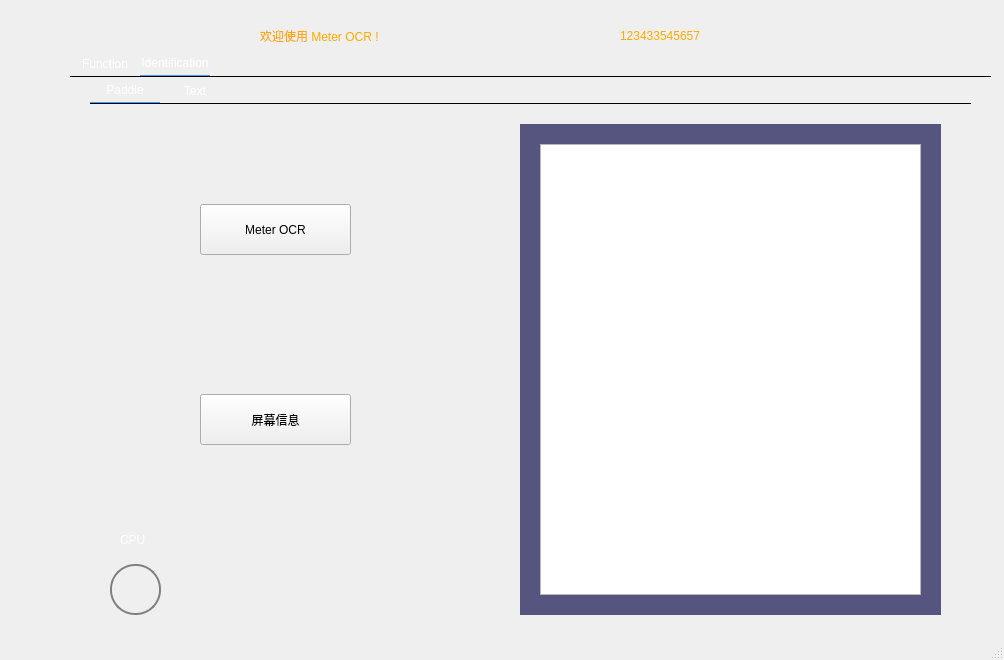
<?xml version="1.0" encoding="UTF-8"?>
<ui version="4.0">
 <class>MainWindow</class>
 <widget class="QMainWindow" name="MainWindow">
  <property name="geometry">
   <rect>
    <x>0</x>
    <y>0</y>
    <width>1004</width>
    <height>660</height>
   </rect>
  </property>
  <property name="windowTitle">
   <string>MainWindow</string>
  </property>
  <widget class="QWidget" name="centralwidget">
   <widget class="QLabel" name="label">
    <property name="geometry">
     <rect>
      <x>-60</x>
      <y>-40</y>
      <width>1121</width>
      <height>721</height>
     </rect>
    </property>
    <property name="text">
     <string/>
    </property>
    <property name="pixmap">
     <pixmap>res/background.png</pixmap>
    </property>
    <property name="scaledContents">
     <bool>true</bool>
    </property>
   </widget>
   <widget class="QTabWidget" name="tabWidget">
    <property name="geometry">
     <rect>
      <x>70</x>
      <y>50</y>
      <width>921</width>
      <height>581</height>
     </rect>
    </property>
    <property name="styleSheet">
     <string notr="true">QTabWidget::pane{
min-width:70px;
min-height:25px;
border-top: 1px solid;

}

QTabBar::tab {

min-width:70px;

min-height:25px;

color: white;

font:15px &quot;Microsoft YaHei&quot;;

border: 0px solid;



}

QTabBar::tab:selected{

min-width:70px;

min-height:25px;
color: white;

font:16px &quot;Microsoft YaHei&quot;;

border: 0px solid;

border-bottom: 1px solid;

border-color: #4796f0
;

}</string>
    </property>
    <property name="currentIndex">
     <number>1</number>
    </property>
    <property name="iconSize">
     <size>
      <width>20</width>
      <height>16</height>
     </size>
    </property>
    <widget class="QWidget" name="tab">
     <attribute name="title">
      <string>Function</string>
     </attribute>
     <widget class="QTabWidget" name="tabWidget_3">
      <property name="geometry">
       <rect>
        <x>20</x>
        <y>0</y>
        <width>881</width>
        <height>541</height>
       </rect>
      </property>
      <property name="styleSheet">
       <string notr="true">QTabWidget::pane{
min-width:70px;
min-height:25px;
border-top: 1px solid;

}

QTabBar::tab {

min-width:70px;

min-height:25px;

color: white;

font:14px &quot;Microsoft YaHei&quot;;

border: 0px solid;



}

QTabBar::tab:selected{

min-width:70px;

min-height:25px;
color: white;

font:15px &quot;Microsoft YaHei&quot;;

border: 0px solid;

border-bottom: 1px solid;

border-color: #4796f0;

}</string>
      </property>
      <property name="currentIndex">
       <number>1</number>
      </property>
      <widget class="QWidget" name="tab_9">
       <attribute name="title">
        <string>Camera</string>
       </attribute>
       <widget class="QLineEdit" name="lineEdit">
        <property name="geometry">
         <rect>
          <x>0</x>
          <y>20</y>
          <width>91</width>
          <height>31</height>
         </rect>
        </property>
        <property name="styleSheet">
         <string notr="true">background-color: rgb(49, 54, 98);
font-family:微软雅黑;
color:white;</string>
        </property>
       </widget>
       <widget class="QPushButton" name="pushButton">
        <property name="geometry">
         <rect>
          <x>80</x>
          <y>20</y>
          <width>111</width>
          <height>31</height>
         </rect>
        </property>
        <property name="styleSheet">
         <string notr="true">QPushButton {	
	font-family:微软雅黑;
	border-image: url(:/newPrefix/search_button.png);
}
QPushButton:hover {
	border-image: url(:/newPrefix/search_button_2.png);
}
QPushButton:pressed {	
	border-image: url(:/newPrefix/search_button.png);
}
</string>
        </property>
        <property name="text">
         <string>实时拍摄</string>
        </property>
        <property name="icon">
         <iconset>
          <normaloff>res/camera.png</normaloff>res/camera.png</iconset>
        </property>
        <property name="iconSize">
         <size>
          <width>29</width>
          <height>31</height>
         </size>
        </property>
       </widget>
       <widget class="QPushButton" name="btn_open_camera">
        <property name="geometry">
         <rect>
          <x>150</x>
          <y>70</y>
          <width>151</width>
          <height>31</height>
         </rect>
        </property>
        <property name="sizePolicy">
         <sizepolicy hsizetype="Minimum" vsizetype="Expanding">
          <horstretch>0</horstretch>
          <verstretch>0</verstretch>
         </sizepolicy>
        </property>
        <property name="minimumSize">
         <size>
          <width>0</width>
          <height>0</height>
         </size>
        </property>
        <property name="maximumSize">
         <size>
          <width>16777215</width>
          <height>16777215</height>
         </size>
        </property>
        <property name="toolTip">
         <string>Close</string>
        </property>
        <property name="styleSheet">
         <string notr="true">QPushButton {	
	color:white;
	font-family:微软雅黑;
	border: 1px solid #A7A8B6;
	background-color:transparent;
}
QPushButton:hover {
	background-color:transparent;
	border: 1px solid #FFFFFF;
}
QPushButton:pressed {	
	border: 1px solid #A7A8B6;
}</string>
        </property>
        <property name="text">
         <string>打开摄像头</string>
        </property>
       </widget>
       <widget class="QPushButton" name="btn_capture_frame">
        <property name="geometry">
         <rect>
          <x>610</x>
          <y>70</y>
          <width>151</width>
          <height>31</height>
         </rect>
        </property>
        <property name="sizePolicy">
         <sizepolicy hsizetype="Minimum" vsizetype="Expanding">
          <horstretch>0</horstretch>
          <verstretch>0</verstretch>
         </sizepolicy>
        </property>
        <property name="minimumSize">
         <size>
          <width>0</width>
          <height>0</height>
         </size>
        </property>
        <property name="maximumSize">
         <size>
          <width>16777215</width>
          <height>16777215</height>
         </size>
        </property>
        <property name="toolTip">
         <string>Close</string>
        </property>
        <property name="styleSheet">
         <string notr="true">QPushButton {	
	color:white;
	font-family:微软雅黑;
	border: 1px solid #A7A8B6;
	background-color:transparent;
}
QPushButton:hover {
	background-color:transparent;
	border: 1px solid #FFFFFF;
}
QPushButton:pressed {	
	border: 1px solid #A7A8B6;
}</string>
        </property>
        <property name="text">
         <string>捕获帧</string>
        </property>
       </widget>
       <widget class="QLabel" name="camera">
        <property name="geometry">
         <rect>
          <x>70</x>
          <y>130</y>
          <width>321</width>
          <height>331</height>
         </rect>
        </property>
        <property name="text">
         <string/>
        </property>
       </widget>
       <widget class="QLabel" name="photo">
        <property name="geometry">
         <rect>
          <x>480</x>
          <y>130</y>
          <width>321</width>
          <height>331</height>
         </rect>
        </property>
        <property name="text">
         <string/>
        </property>
       </widget>
       <widget class="QLabel" name="label_20">
        <property name="geometry">
         <rect>
          <x>30</x>
          <y>110</y>
          <width>401</width>
          <height>401</height>
         </rect>
        </property>
        <property name="styleSheet">
         <string notr="true"/>
        </property>
        <property name="text">
         <string/>
        </property>
        <property name="pixmap">
         <pixmap>../../../pyqt5/Bilibili文件源码 + 资源/CSGO_仿B5平台界面/res/bk.png</pixmap>
        </property>
       </widget>
       <widget class="QLabel" name="label_21">
        <property name="geometry">
         <rect>
          <x>440</x>
          <y>110</y>
          <width>441</width>
          <height>401</height>
         </rect>
        </property>
        <property name="styleSheet">
         <string notr="true"/>
        </property>
        <property name="text">
         <string/>
        </property>
        <property name="pixmap">
         <pixmap>../../../pyqt5/Bilibili文件源码 + 资源/CSGO_仿B5平台界面/res/bk.png</pixmap>
        </property>
       </widget>
      </widget>
      <widget class="QWidget" name="tab_10">
       <attribute name="title">
        <string>Photo</string>
       </attribute>
       <widget class="QLabel" name="label_4">
        <property name="geometry">
         <rect>
          <x>110</x>
          <y>60</y>
          <width>61</width>
          <height>51</height>
         </rect>
        </property>
        <property name="text">
         <string/>
        </property>
        <property name="pixmap">
         <pixmap>res/slideshow.png</pixmap>
        </property>
        <property name="scaledContents">
         <bool>true</bool>
        </property>
       </widget>
       <widget class="QPushButton" name="btn_open_image">
        <property name="geometry">
         <rect>
          <x>70</x>
          <y>110</y>
          <width>141</width>
          <height>31</height>
         </rect>
        </property>
        <property name="sizePolicy">
         <sizepolicy hsizetype="Minimum" vsizetype="Expanding">
          <horstretch>0</horstretch>
          <verstretch>0</verstretch>
         </sizepolicy>
        </property>
        <property name="minimumSize">
         <size>
          <width>0</width>
          <height>0</height>
         </size>
        </property>
        <property name="maximumSize">
         <size>
          <width>16777215</width>
          <height>16777215</height>
         </size>
        </property>
        <property name="toolTip">
         <string>Close</string>
        </property>
        <property name="styleSheet">
         <string notr="true">QPushButton {	
	color:white;
	font-family:微软雅黑;
	border: 1px solid #A7A8B6;
	background-color:transparent;
}
QPushButton:hover {
	background-color:transparent;
	border: 1px solid #FFFFFF;
}
QPushButton:pressed {	
	border: 1px solid #A7A8B6;
}</string>
        </property>
        <property name="text">
         <string>打开图片</string>
        </property>
       </widget>
       <widget class="QLabel" name="image">
        <property name="geometry">
         <rect>
          <x>320</x>
          <y>40</y>
          <width>471</width>
          <height>441</height>
         </rect>
        </property>
        <property name="styleSheet">
         <string notr="true"/>
        </property>
        <property name="text">
         <string/>
        </property>
        <property name="pixmap">
         <pixmap>../../../pyqt5/Bilibili文件源码 + 资源/CSGO_仿B5平台界面/res/bk.png</pixmap>
        </property>
       </widget>
       <widget class="QLabel" name="image_board">
        <property name="geometry">
         <rect>
          <x>323</x>
          <y>41</y>
          <width>471</width>
          <height>441</height>
         </rect>
        </property>
        <property name="text">
         <string/>
        </property>
       </widget>
      </widget>
     </widget>
    </widget>
    <widget class="QWidget" name="tab_2">
     <attribute name="title">
      <string>Identification</string>
     </attribute>
     <widget class="QTabWidget" name="tabWidget_2">
      <property name="geometry">
       <rect>
        <x>20</x>
        <y>0</y>
        <width>881</width>
        <height>551</height>
       </rect>
      </property>
      <property name="styleSheet">
       <string notr="true">QTabWidget::pane{
min-width:70px;
min-height:25px;
border-top: 1px solid;

}

QTabBar::tab {

min-width:70px;

min-height:25px;

color: white;

font:14px &quot;Microsoft YaHei&quot;;

border: 0px solid;



}

QTabBar::tab:selected{

min-width:70px;

min-height:25px;
color: white;

font:15px &quot;Microsoft YaHei&quot;;

border: 0px solid;

border-bottom: 1px solid;

border-color: #4796f0;

}</string>
      </property>
      <property name="currentIndex">
       <number>0</number>
      </property>
      <widget class="QWidget" name="tab_3">
       <attribute name="title">
        <string>Paddle</string>
       </attribute>
       <widget class="QPushButton" name="btn_meter_ocr">
        <property name="geometry">
         <rect>
          <x>110</x>
          <y>100</y>
          <width>151</width>
          <height>51</height>
         </rect>
        </property>
        <property name="sizePolicy">
         <sizepolicy hsizetype="Minimum" vsizetype="Expanding">
          <horstretch>0</horstretch>
          <verstretch>0</verstretch>
         </sizepolicy>
        </property>
        <property name="minimumSize">
         <size>
          <width>0</width>
          <height>0</height>
         </size>
        </property>
        <property name="maximumSize">
         <size>
          <width>16777215</width>
          <height>16777215</height>
         </size>
        </property>
        <property name="toolTip">
         <string>Close</string>
        </property>
        <property name="styleSheet">
         <string notr="true">QPushButton {	
	font: 10pt &quot;楷体&quot;;
	font-family:微软雅黑;
	border-image: url(:/newPrefix/button2.png);
}
QPushButton:hover {
	border-image: url(:/newPrefix/button.png);
}
QPushButton:pressed {	
	border-image: url(:/newPrefix/button2.png);
}</string>
        </property>
        <property name="text">
         <string>Meter OCR</string>
        </property>
       </widget>
       <widget class="QPushButton" name="pushButton_4">
        <property name="geometry">
         <rect>
          <x>20</x>
          <y>460</y>
          <width>51</width>
          <height>51</height>
         </rect>
        </property>
        <property name="styleSheet">
         <string notr="true">QPushButton{
	background-color: qconicalgradient(cx:0.5, cy:0.5, angle:0, 		stop:0.1 rgba(85, 170, 255, 255), stop:0.09 rgba(255, 255, 255, 255));
	border-radius: 25px;
	border: 2px solid gray;
}
QPushButton:hover{                    
	border:2px solid gray;
}
QPushButton:pressed{
	border: 2px solid gray;
}</string>
        </property>
        <property name="text">
         <string/>
        </property>
       </widget>
       <widget class="QLabel" name="label_8">
        <property name="geometry">
         <rect>
          <x>30</x>
          <y>420</y>
          <width>81</width>
          <height>31</height>
         </rect>
        </property>
        <property name="styleSheet">
         <string notr="true">color:white;
font: 11pt &quot;AcadEref&quot;;
font-family:微软雅黑;</string>
        </property>
        <property name="text">
         <string>CPU</string>
        </property>
       </widget>
       <widget class="QLabel" name="label_5">
        <property name="geometry">
         <rect>
          <x>80</x>
          <y>70</y>
          <width>51</width>
          <height>61</height>
         </rect>
        </property>
        <property name="text">
         <string/>
        </property>
        <property name="pixmap">
         <pixmap>res/触屏.png</pixmap>
        </property>
        <property name="scaledContents">
         <bool>true</bool>
        </property>
       </widget>
       <widget class="QLabel" name="label_7">
        <property name="geometry">
         <rect>
          <x>430</x>
          <y>20</y>
          <width>421</width>
          <height>491</height>
         </rect>
        </property>
        <property name="styleSheet">
         <string notr="true">background-color: rgb(85, 85, 127);</string>
        </property>
        <property name="text">
         <string/>
        </property>
       </widget>
       <widget class="QTextEdit" name="text_meterocr">
        <property name="geometry">
         <rect>
          <x>450</x>
          <y>40</y>
          <width>381</width>
          <height>451</height>
         </rect>
        </property>
        <property name="html">
         <string>&lt;!DOCTYPE HTML PUBLIC &quot;-//W3C//DTD HTML 4.0//EN&quot; &quot;http://www.w3.org/TR/REC-html40/strict.dtd&quot;&gt;
&lt;html&gt;&lt;head&gt;&lt;meta name=&quot;qrichtext&quot; content=&quot;1&quot; /&gt;&lt;meta charset=&quot;utf-8&quot; /&gt;&lt;style type=&quot;text/css&quot;&gt;
p, li { white-space: pre-wrap; }
hr { height: 1px; border-width: 0; }
li.unchecked::marker { content: &quot;\2610&quot;; }
li.checked::marker { content: &quot;\2612&quot;; }
&lt;/style&gt;&lt;/head&gt;&lt;body style=&quot; font-family:'Microsoft YaHei UI'; font-size:9pt; font-weight:400; font-style:normal;&quot;&gt;
&lt;p style=&quot;-qt-paragraph-type:empty; margin-top:0px; margin-bottom:0px; margin-left:0px; margin-right:0px; -qt-block-indent:0; text-indent:0px; font-family:'SimSun';&quot;&gt;&lt;br /&gt;&lt;/p&gt;&lt;/body&gt;&lt;/html&gt;</string>
        </property>
       </widget>
       <widget class="QPushButton" name="btn_screen_information">
        <property name="geometry">
         <rect>
          <x>110</x>
          <y>290</y>
          <width>151</width>
          <height>51</height>
         </rect>
        </property>
        <property name="sizePolicy">
         <sizepolicy hsizetype="Minimum" vsizetype="Expanding">
          <horstretch>0</horstretch>
          <verstretch>0</verstretch>
         </sizepolicy>
        </property>
        <property name="minimumSize">
         <size>
          <width>0</width>
          <height>0</height>
         </size>
        </property>
        <property name="maximumSize">
         <size>
          <width>16777215</width>
          <height>16777215</height>
         </size>
        </property>
        <property name="toolTip">
         <string>Close</string>
        </property>
        <property name="styleSheet">
         <string notr="true">QPushButton {	
	font: 10pt &quot;楷体&quot;;
	font-family:微软雅黑;
	border-image: url(:/newPrefix/button2.png);
}
QPushButton:hover {
	border-image: url(:/newPrefix/button.png);
}
QPushButton:pressed {	
	border-image: url(:/newPrefix/button2.png);
}</string>
        </property>
        <property name="text">
         <string>屏幕信息</string>
        </property>
       </widget>
       <widget class="QLabel" name="label_6">
        <property name="geometry">
         <rect>
          <x>80</x>
          <y>260</y>
          <width>51</width>
          <height>61</height>
         </rect>
        </property>
        <property name="text">
         <string/>
        </property>
        <property name="pixmap">
         <pixmap>res/触屏.png</pixmap>
        </property>
        <property name="scaledContents">
         <bool>true</bool>
        </property>
       </widget>
       <widget class="QLabel" name="label_16">
        <property name="geometry">
         <rect>
          <x>0</x>
          <y>0</y>
          <width>511</width>
          <height>521</height>
         </rect>
        </property>
        <property name="styleSheet">
         <string notr="true"/>
        </property>
        <property name="text">
         <string/>
        </property>
        <property name="pixmap">
         <pixmap>../../../pyqt5/Bilibili文件源码 + 资源/CSGO_仿B5平台界面/res/bk.png</pixmap>
        </property>
       </widget>
       <widget class="QLabel" name="label_18">
        <property name="geometry">
         <rect>
          <x>510</x>
          <y>0</y>
          <width>381</width>
          <height>521</height>
         </rect>
        </property>
        <property name="styleSheet">
         <string notr="true"/>
        </property>
        <property name="text">
         <string/>
        </property>
        <property name="pixmap">
         <pixmap>../../../pyqt5/Bilibili文件源码 + 资源/CSGO_仿B5平台界面/res/bk.png</pixmap>
        </property>
       </widget>
       <zorder>label_16</zorder>
       <zorder>label_18</zorder>
       <zorder>label_7</zorder>
       <zorder>btn_meter_ocr</zorder>
       <zorder>pushButton_4</zorder>
       <zorder>label_8</zorder>
       <zorder>label_5</zorder>
       <zorder>text_meterocr</zorder>
       <zorder>btn_screen_information</zorder>
       <zorder>label_6</zorder>
      </widget>
      <widget class="QWidget" name="tab_4">
       <attribute name="title">
        <string>Text</string>
       </attribute>
       <widget class="QLabel" name="label_14">
        <property name="geometry">
         <rect>
          <x>820</x>
          <y>470</y>
          <width>31</width>
          <height>31</height>
         </rect>
        </property>
        <property name="styleSheet">
         <string notr="true"/>
        </property>
        <property name="text">
         <string/>
        </property>
        <property name="pixmap">
         <pixmap>../../../pyqt5/Bilibili文件源码 + 资源/CSGO_仿B5平台界面/res/yx.png</pixmap>
        </property>
       </widget>
       <widget class="QLabel" name="label_15">
        <property name="geometry">
         <rect>
          <x>350</x>
          <y>470</y>
          <width>31</width>
          <height>31</height>
         </rect>
        </property>
        <property name="styleSheet">
         <string notr="true"/>
        </property>
        <property name="text">
         <string/>
        </property>
        <property name="pixmap">
         <pixmap>../../../pyqt5/Bilibili文件源码 + 资源/CSGO_仿B5平台界面/res/zx.png</pixmap>
        </property>
       </widget>
       <widget class="QLabel" name="label_13">
        <property name="geometry">
         <rect>
          <x>350</x>
          <y>19</y>
          <width>31</width>
          <height>31</height>
         </rect>
        </property>
        <property name="styleSheet">
         <string notr="true"/>
        </property>
        <property name="text">
         <string/>
        </property>
        <property name="pixmap">
         <pixmap>../../../pyqt5/Bilibili文件源码 + 资源/CSGO_仿B5平台界面/res/zs.png</pixmap>
        </property>
       </widget>
       <widget class="QLabel" name="label_12">
        <property name="geometry">
         <rect>
          <x>820</x>
          <y>20</y>
          <width>31</width>
          <height>31</height>
         </rect>
        </property>
        <property name="styleSheet">
         <string notr="true"/>
        </property>
        <property name="text">
         <string/>
        </property>
        <property name="pixmap">
         <pixmap>../../../pyqt5/Bilibili文件源码 + 资源/CSGO_仿B5平台界面/res/ys.png</pixmap>
        </property>
       </widget>
       <widget class="QLabel" name="label_10">
        <property name="geometry">
         <rect>
          <x>340</x>
          <y>10</y>
          <width>531</width>
          <height>501</height>
         </rect>
        </property>
        <property name="styleSheet">
         <string notr="true"/>
        </property>
        <property name="text">
         <string/>
        </property>
        <property name="pixmap">
         <pixmap>../../../pyqt5/Bilibili文件源码 + 资源/CSGO_仿B5平台界面/res/bk.png</pixmap>
        </property>
       </widget>
       <widget class="QLabel" name="label_11">
        <property name="geometry">
         <rect>
          <x>360</x>
          <y>30</y>
          <width>481</width>
          <height>461</height>
         </rect>
        </property>
        <property name="styleSheet">
         <string notr="true"/>
        </property>
        <property name="text">
         <string/>
        </property>
        <property name="pixmap">
         <pixmap>../../../pyqt5/Bilibili文件源码 + 资源/CSGO_仿B5平台界面/res/bk.png</pixmap>
        </property>
       </widget>
       <widget class="QLabel" name="label_9">
        <property name="geometry">
         <rect>
          <x>0</x>
          <y>250</y>
          <width>311</width>
          <height>171</height>
         </rect>
        </property>
        <property name="styleSheet">
         <string notr="true">font: 28pt &quot;隶书&quot;;
color: rgb(0, 170, 255);</string>
        </property>
        <property name="text">
         <string> 感谢使用！</string>
        </property>
       </widget>
       <widget class="QTextEdit" name="text_data_ocr">
        <property name="geometry">
         <rect>
          <x>370</x>
          <y>40</y>
          <width>461</width>
          <height>441</height>
         </rect>
        </property>
        <property name="html">
         <string>&lt;!DOCTYPE HTML PUBLIC &quot;-//W3C//DTD HTML 4.0//EN&quot; &quot;http://www.w3.org/TR/REC-html40/strict.dtd&quot;&gt;
&lt;html&gt;&lt;head&gt;&lt;meta name=&quot;qrichtext&quot; content=&quot;1&quot; /&gt;&lt;meta charset=&quot;utf-8&quot; /&gt;&lt;style type=&quot;text/css&quot;&gt;
p, li { white-space: pre-wrap; }
hr { height: 1px; border-width: 0; }
li.unchecked::marker { content: &quot;\2610&quot;; }
li.checked::marker { content: &quot;\2612&quot;; }
&lt;/style&gt;&lt;/head&gt;&lt;body style=&quot; font-family:'Microsoft YaHei UI'; font-size:9pt; font-weight:400; font-style:normal;&quot;&gt;
&lt;p style=&quot;-qt-paragraph-type:empty; margin-top:0px; margin-bottom:0px; margin-left:0px; margin-right:0px; -qt-block-indent:0; text-indent:0px; font-family:'SimSun';&quot;&gt;&lt;br /&gt;&lt;/p&gt;&lt;/body&gt;&lt;/html&gt;</string>
        </property>
       </widget>
       <widget class="QLabel" name="label_17">
        <property name="geometry">
         <rect>
          <x>30</x>
          <y>70</y>
          <width>51</width>
          <height>61</height>
         </rect>
        </property>
        <property name="text">
         <string/>
        </property>
        <property name="pixmap">
         <pixmap>res/触屏.png</pixmap>
        </property>
        <property name="scaledContents">
         <bool>true</bool>
        </property>
       </widget>
       <widget class="QPushButton" name="btn_historical_data">
        <property name="geometry">
         <rect>
          <x>60</x>
          <y>100</y>
          <width>151</width>
          <height>51</height>
         </rect>
        </property>
        <property name="sizePolicy">
         <sizepolicy hsizetype="Minimum" vsizetype="Expanding">
          <horstretch>0</horstretch>
          <verstretch>0</verstretch>
         </sizepolicy>
        </property>
        <property name="minimumSize">
         <size>
          <width>0</width>
          <height>0</height>
         </size>
        </property>
        <property name="maximumSize">
         <size>
          <width>16777215</width>
          <height>16777215</height>
         </size>
        </property>
        <property name="toolTip">
         <string>Close</string>
        </property>
        <property name="styleSheet">
         <string notr="true">QPushButton {	
	font: 10pt &quot;楷体&quot;;
	font-family:微软雅黑;
	border-image: url(:/newPrefix/button2.png);
}
QPushButton:hover {
	border-image: url(:/newPrefix/button.png);
}
QPushButton:pressed {	
	border-image: url(:/newPrefix/button2.png);
}</string>
        </property>
        <property name="text">
         <string>历史数据</string>
        </property>
       </widget>
       <zorder>label_10</zorder>
       <zorder>label_11</zorder>
       <zorder>label_9</zorder>
       <zorder>text_data_ocr</zorder>
       <zorder>label_12</zorder>
       <zorder>label_14</zorder>
       <zorder>label_13</zorder>
       <zorder>label_15</zorder>
       <zorder>btn_historical_data</zorder>
       <zorder>label_17</zorder>
      </widget>
     </widget>
    </widget>
   </widget>
   <widget class="QPushButton" name="btn_close">
    <property name="geometry">
     <rect>
      <x>950</x>
      <y>10</y>
      <width>40</width>
      <height>51</height>
     </rect>
    </property>
    <property name="sizePolicy">
     <sizepolicy hsizetype="Minimum" vsizetype="Expanding">
      <horstretch>0</horstretch>
      <verstretch>0</verstretch>
     </sizepolicy>
    </property>
    <property name="minimumSize">
     <size>
      <width>20</width>
      <height>0</height>
     </size>
    </property>
    <property name="maximumSize">
     <size>
      <width>40</width>
      <height>16777215</height>
     </size>
    </property>
    <property name="toolTip">
     <string>Close</string>
    </property>
    <property name="styleSheet">
     <string notr="true">QPushButton {	
	border: none;
	border-radius: 6px;
	background-color: transparent;
}
QPushButton:hover {
	background-color: rgb(38, 43, 85);
}
QPushButton:pressed {	
	background-color: transparent;
}</string>
    </property>
    <property name="text">
     <string/>
    </property>
    <property name="icon">
     <iconset>
      <normaloff>../../../pyqt5/Bilibili文件源码 + 资源/CSGO_仿B5平台界面/res/24gl-extractLeft.png</normaloff>../../../pyqt5/Bilibili文件源码 + 资源/CSGO_仿B5平台界面/res/24gl-extractLeft.png</iconset>
    </property>
   </widget>
   <widget class="QPushButton" name="btn_minimize">
    <property name="geometry">
     <rect>
      <x>910</x>
      <y>10</y>
      <width>31</width>
      <height>51</height>
     </rect>
    </property>
    <property name="sizePolicy">
     <sizepolicy hsizetype="Minimum" vsizetype="Expanding">
      <horstretch>0</horstretch>
      <verstretch>0</verstretch>
     </sizepolicy>
    </property>
    <property name="minimumSize">
     <size>
      <width>20</width>
      <height>0</height>
     </size>
    </property>
    <property name="maximumSize">
     <size>
      <width>40</width>
      <height>16777215</height>
     </size>
    </property>
    <property name="toolTip">
     <string>Minimize</string>
    </property>
    <property name="styleSheet">
     <string notr="true">QPushButton {	
	border: none;
	border-radius: 6px;
	background-color: transparent;
}
QPushButton:hover {
	background-color: rgb(38, 43, 85);
}
QPushButton:pressed {	
	background-color: transparent;
}</string>
    </property>
    <property name="text">
     <string/>
    </property>
    <property name="icon">
     <iconset>
      <normaloff>../../../pyqt5/Bilibili文件源码 + 资源/CSGO_仿B5平台界面/res/最小化.png</normaloff>../../../pyqt5/Bilibili文件源码 + 资源/CSGO_仿B5平台界面/res/最小化.png</iconset>
    </property>
   </widget>
   <widget class="QLabel" name="label_2">
    <property name="geometry">
     <rect>
      <x>0</x>
      <y>0</y>
      <width>81</width>
      <height>81</height>
     </rect>
    </property>
    <property name="text">
     <string/>
    </property>
    <property name="pixmap">
     <pixmap>res/logo.png</pixmap>
    </property>
    <property name="scaledContents">
     <bool>true</bool>
    </property>
   </widget>
   <widget class="QLabel" name="label_welcome">
    <property name="geometry">
     <rect>
      <x>260</x>
      <y>10</y>
      <width>381</width>
      <height>51</height>
     </rect>
    </property>
    <property name="styleSheet">
     <string notr="true">font: 15pt &quot;华文隶书&quot;;
color: rgb(255, 170, 0);</string>
    </property>
    <property name="text">
     <string>欢迎使用 Meter OCR !</string>
    </property>
   </widget>
   <widget class="QLabel" name="label_time">
    <property name="geometry">
     <rect>
      <x>620</x>
      <y>10</y>
      <width>241</width>
      <height>51</height>
     </rect>
    </property>
    <property name="styleSheet">
     <string notr="true">font: 15pt &quot;华文隶书&quot;;
color: rgb(255, 170, 0);</string>
    </property>
    <property name="text">
     <string>123433545657</string>
    </property>
   </widget>
  </widget>
  <widget class="QStatusBar" name="statusbar"/>
 </widget>
 <resources/>
 <connections/>
</ui>
